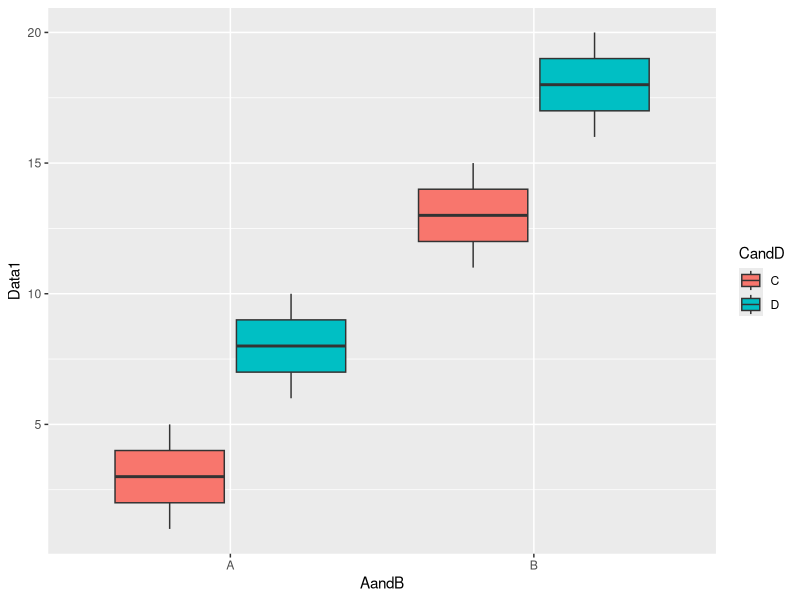
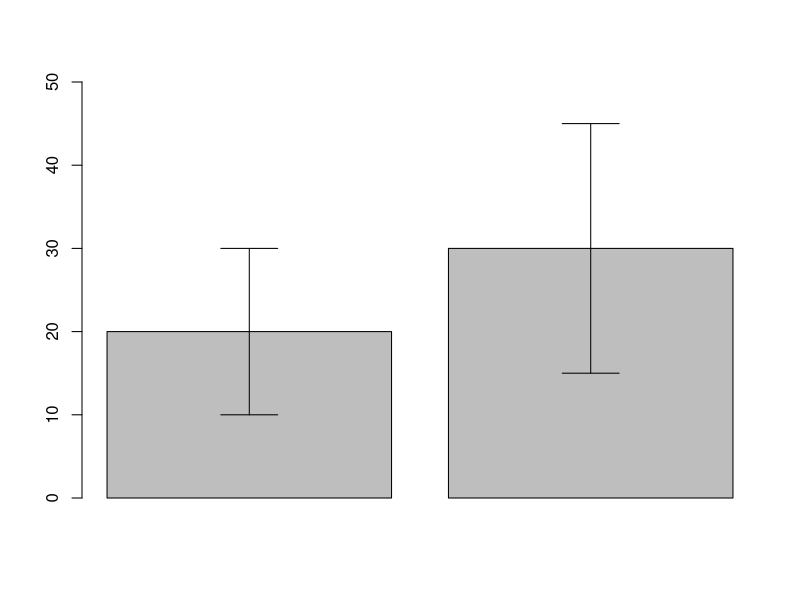

Recreate these plots in R, in order.
####GGplot2####
#Making a fake dataset to see how ggplot2 works to make a boxplot
A<-rep("A", 10)
B<-rep("B",10)

AandB<-c(A,B)

C<-rep("C",5)
D<-rep("D", 5)

CandD<-c(C,D,C,D)

All<-cbind(AandB, CandD)

#What do our factors currently look like?
All

#Let's add in some data.
Data1<-seq(1,20,1)

#Stick it all together.
Final<-cbind(All,Data1)

#GGplot can't use a matrix, only a dataframe.
Final<-as.data.frame(Final)

#Thinks our data column is a factor
Final[,3]<-as.numeric(Final[,3])


#install.packages("ggplot2") #If you need to.
require(ggplot2)

ggplot(data = Final, aes(x = AandB, y = Data1)) +  geom_boxplot(aes(fill = CandD), width = 0.8) + theme_grey()


####Error Bars####
#There is no native script in R on how to add error bars to a plot.
#This is a DIY example of how you can do it.

superpose.eb <- function (x, y, ebl, ebu = ebl, lh = 0.1,   ...) 
{
  #ebu is the length of the upper error bar; assumed to be a vector with same length of x and y.
  #ebl is the length of the lower error bar; assumed to be a vector with same length of x and y
  #2*lh is a the length of the tick at the end of the error bar
  #it is assumed that the limits of the axes on the existing plot are 
  #sufficiently large to accomodate the error bars.
  
  segments(x, y + ebu, x, y - ebl, ...)
  segments(x - lh , y + ebu, x + lh , y + ebu, 
           ...)
  segments(x - lh, y - ebl, x + lh , y - ebl,  ...)
}
barplot(c(20,30),ylim=c(0,50))->bar
superpose.eb(bar,c(20,30),c(10,15),c(10,15))
